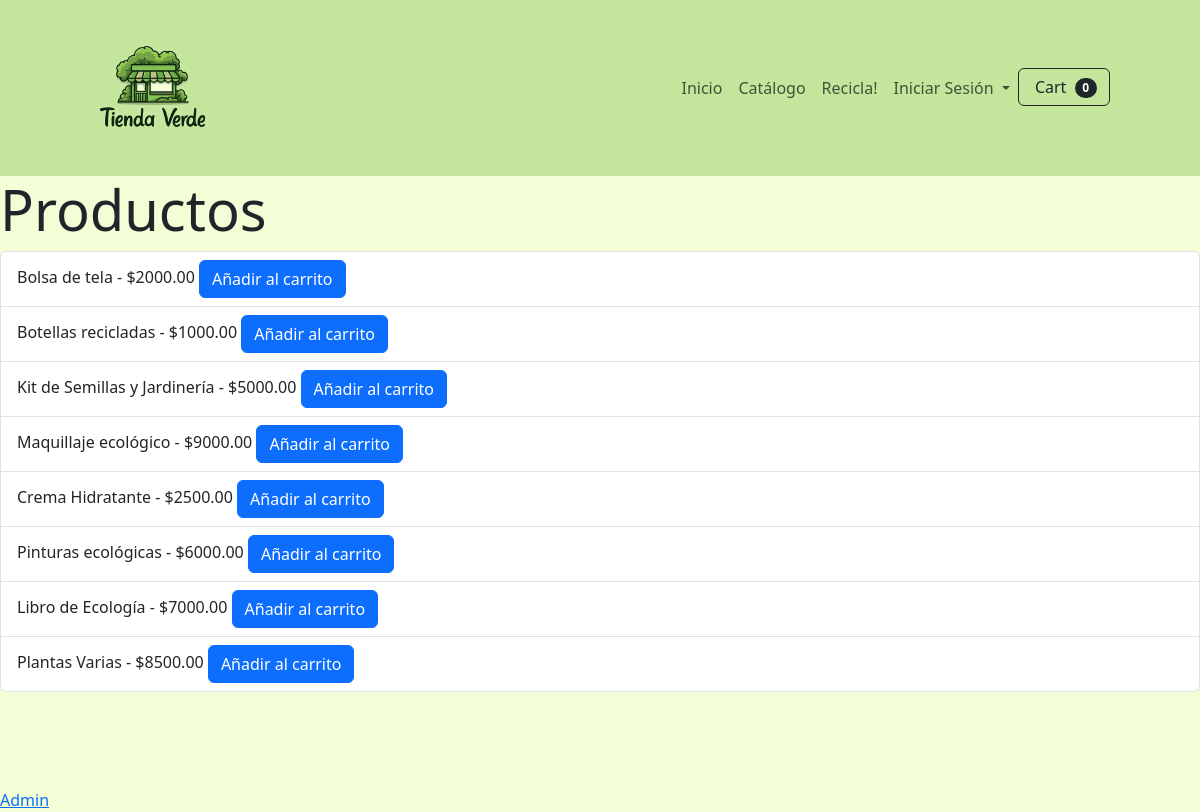
Page /cart/ on the committed database.
### cart/models.py (models this page shows, shortened)
class Producto(models.Model):
    id_producto = models.AutoField(primary_key=True)
    nombre = models.CharField(max_length=100)
    precio = models.DecimalField(max_digits=10, decimal_places=2)

### cart/views.py (the view)
# urls.py: path('', views.lista_productos, name='lista_productos'),
def lista_productos(request):
    productos = Producto.objects.all()
    return render(request, 'cart/lista_productos.html', {'productos': productos})

### cart/templates/cart/lista_productos.html
{% extends 'core/base.html' %} {% block main %}
<h1 class="display-4">Productos</h1>
<ul class="list-group">
  {% for producto in productos %}
  <li class="list-group-item">
    {{ producto.nombre }} - ${{ producto.precio }}
    <a
      class="btn btn-primary float-right"
      href="{% url 'cart:anadir_carrito' producto.id_producto %}"
      >Añadir al carrito</a
    >
  </li>
  {% endfor %}
</ul>
{% endblock %}

### core/templates/core/base.html (shortened to what this page needs)
{% load static %}
<!DOCTYPE html>
<html lang="en">
  <head>
    <link rel="stylesheet" href="{% static 'core/css/bootstrap.css' %}" />
    <link rel="stylesheet" href="{% static 'core/css/estilos.css' %}" />
  </head>
  <body>
    <nav class="navbar navbar-expand-lg bg-body-tertiary">
      <div class="container px-4 px-lg-5">
        <a class="navbar-brand" href="{% url 'home' %}"
          ><img
            class="Logo"
            src="{% static 'core/img/TiendaVerdeLogo.png' %}"
            alt="TiendaVerdeLogo"
        /></a>
        <div class="container">
          <div class="collapse navbar-collapse" id="navbarSupportedContent">
            <ul class="navbar-nav ms-auto">
              <li class="nav-item">
                <a class="nav-link" href="{% url 'home' %}">Inicio</a>
              </li>
              <li class="nav-item">
                <a class="nav-link" href="{% url 'catalogo' %}">Catálogo</a>
              </li>
              <li class="nav-item">
                <a class="nav-link" href="{% url 'solicitud' %}">Recicla! </a>
              </li>
              <li class="nav-item dropdown">
                <a
                  class="nav-link dropdown-toggle"
                  href="#"
                  role="button"
                  data-bs-toggle="dropdown"
                  aria-expanded="false"
                >
                  Iniciar Sesión
                </a>
              </li>
              <li class="nav-item">
                <form class="d-flex" action="{% url 'carrito' %}" method="get">
                  <button class="btn btn-outline-dark" type="submit">
                    Cart
                    <span class="badge bg-dark text-white ms-1 rounded-pill"
                      >0</span
                    >
                  </button>
                </form>
              </li>
            </ul>
          </div>
        </div>
      </div>
    </nav>
    {% block main %} {% endblock %}
    <br /><br />
    <p class="mt-5 mb-3 text-muted text-left">
      <a href="{% url 'admin:index' %}">Admin</a>
    </p>
  </body>
</html>

### core/static/core/css/estilos.css (style rules this page uses)
img { width: 150px; height: 150px; }
.navbar { background-color: rgb(195 229 156) !important; }
body { background-color: #f4fed6; justify-content: center; align-items: center; height: 100vh; }
form { width: 100%; max-width: 500px; margin: auto; }

### rows in the picture
Producto: nombre "Bolsa de tela", precio "2000.00"
Producto: nombre "Botellas recicladas", precio "1000.00"
Producto: nombre "Kit de Semillas y Jardinería", precio "5000.00"
Producto: nombre "Maquillaje ecológico", precio "9000.00"
Producto: nombre "Crema Hidratante", precio "2500.00"
Producto: nombre "Pinturas ecológicas", precio "6000.00"
Producto: nombre "Libro de Ecología", precio "7000.00"
Producto: nombre "Plantas Varias", precio "8500.00"
